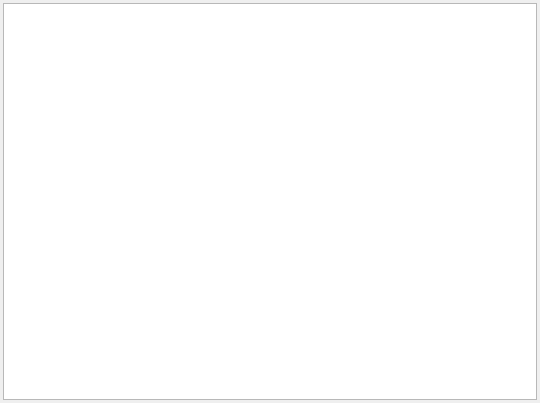
<?xml version="1.0" encoding="UTF-8"?>
<ui version="4.0">
 <class>Form</class>
 <widget class="QWidget" name="Form">
  <property name="geometry">
   <rect>
    <x>0</x>
    <y>0</y>
    <width>540</width>
    <height>403</height>
   </rect>
  </property>
  <property name="windowTitle">
   <string>脚本编辑</string>
  </property>
  <layout class="QHBoxLayout" name="horizontalLayout">
   <property name="leftMargin">
    <number>3</number>
   </property>
   <property name="topMargin">
    <number>3</number>
   </property>
   <property name="rightMargin">
    <number>3</number>
   </property>
   <property name="bottomMargin">
    <number>3</number>
   </property>
   <item>
    <layout class="QVBoxLayout" name="verticalLayout">
     <item>
      <layout class="QVBoxLayout" name="script_toolbar"/>
     </item>
     <item>
      <layout class="QVBoxLayout" name="verticalLayout_4">
       <item>
        <widget class="QTextEdit" name="textEdit"/>
       </item>
      </layout>
     </item>
    </layout>
   </item>
  </layout>
 </widget>
 <resources/>
 <connections/>
</ui>
